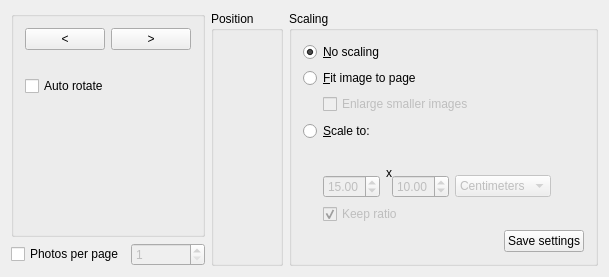
<?xml version="1.0" encoding="UTF-8"?>
<ui version="4.0">
 <class>PrintOptionsPage</class>
 <widget class="QWidget" name="PrintOptionsPage">
  <property name="geometry">
   <rect>
    <x>0</x>
    <y>0</y>
    <width>609</width>
    <height>277</height>
   </rect>
  </property>
  <property name="windowTitle">
   <string>Image Settings</string>
  </property>
  <layout class="QHBoxLayout" name="horizontalLayout">
   <item>
    <layout class="QGridLayout" name="gridLayout_3">
     <item row="0" column="0" colspan="2">
      <widget class="QGroupBox" name="groupBox_2">
       <property name="sizePolicy">
        <sizepolicy hsizetype="Preferred" vsizetype="Expanding">
         <horstretch>0</horstretch>
         <verstretch>0</verstretch>
        </sizepolicy>
       </property>
       <layout class="QGridLayout" name="gridLayout">
        <item row="4" column="0">
         <spacer name="verticalSpacer">
          <property name="orientation">
           <enum>Qt::Vertical</enum>
          </property>
          <property name="sizeHint" stdset="0">
           <size>
            <width>20</width>
            <height>25</height>
           </size>
          </property>
         </spacer>
        </item>
        <item row="1" column="0">
         <widget class="QLabel" name="mPreview">
          <property name="text">
           <string/>
          </property>
          <property name="scaledContents">
           <bool>false</bool>
          </property>
          <property name="alignment">
           <set>Qt::AlignCenter</set>
          </property>
         </widget>
        </item>
        <item row="0" column="0">
         <layout class="QHBoxLayout" name="horizontalLayout_4">
          <item>
           <widget class="QPushButton" name="mLeftButton">
            <property name="text">
             <string>&lt;</string>
            </property>
           </widget>
          </item>
          <item>
           <widget class="QPushButton" name="mRightButton">
            <property name="text">
             <string>&gt;</string>
            </property>
           </widget>
          </item>
         </layout>
        </item>
        <item row="2" column="0">
         <widget class="QCheckBox" name="kcfg_PrintAutoRotate">
          <property name="text">
           <string>Auto rotate</string>
          </property>
         </widget>
        </item>
       </layout>
      </widget>
     </item>
     <item row="1" column="0">
      <widget class="QCheckBox" name="mGroupPxP">
       <property name="enabled">
        <bool>true</bool>
       </property>
       <property name="text">
        <string>Photos per page</string>
       </property>
      </widget>
     </item>
     <item row="1" column="1">
      <widget class="QSpinBox" name="mPhotoXPage">
       <property name="enabled">
        <bool>false</bool>
       </property>
       <property name="minimum">
        <number>1</number>
       </property>
      </widget>
     </item>
    </layout>
   </item>
   <item>
    <widget class="QGroupBox" name="mGroupImage">
     <property name="title">
      <string>Position</string>
     </property>
     <layout class="QVBoxLayout" name="verticalLayout_2">
      <item>
       <widget class="QFrame" name="mPositionFrame"/>
      </item>
      <item>
       <spacer name="verticalSpacer_2">
        <property name="orientation">
         <enum>Qt::Vertical</enum>
        </property>
        <property name="sizeHint" stdset="0">
         <size>
          <width>20</width>
          <height>201</height>
         </size>
        </property>
       </spacer>
      </item>
     </layout>
    </widget>
   </item>
   <item>
    <widget class="QGroupBox" name="mGroupScaling">
     <property name="title">
      <string>Scaling</string>
     </property>
     <layout class="QVBoxLayout" name="verticalLayout">
      <item>
       <widget class="QRadioButton" name="mNoScale">
        <property name="text">
         <string>&amp;No scaling</string>
        </property>
        <property name="checked">
         <bool>true</bool>
        </property>
       </widget>
      </item>
      <item>
       <widget class="QRadioButton" name="mScaleToPage">
        <property name="text">
         <string>&amp;Fit image to page</string>
        </property>
        <property name="checked">
         <bool>false</bool>
        </property>
       </widget>
      </item>
      <item>
       <layout class="QHBoxLayout" name="horizontalLayout_3">
        <item>
         <spacer>
          <property name="orientation">
           <enum>Qt::Horizontal</enum>
          </property>
          <property name="sizeType">
           <enum>QSizePolicy::Fixed</enum>
          </property>
          <property name="sizeHint" stdset="0">
           <size>
            <width>20</width>
            <height>20</height>
           </size>
          </property>
         </spacer>
        </item>
        <item>
         <widget class="QCheckBox" name="kcfg_PrintEnlargeSmallerImages">
          <property name="enabled">
           <bool>false</bool>
          </property>
          <property name="text">
           <string>Enlarge smaller images</string>
          </property>
         </widget>
        </item>
        <item>
         <spacer>
          <property name="orientation">
           <enum>Qt::Horizontal</enum>
          </property>
          <property name="sizeType">
           <enum>QSizePolicy::Expanding</enum>
          </property>
          <property name="sizeHint" stdset="0">
           <size>
            <width>188</width>
            <height>21</height>
           </size>
          </property>
         </spacer>
        </item>
       </layout>
      </item>
      <item>
       <widget class="QRadioButton" name="mScaleTo">
        <property name="text">
         <string>&amp;Scale to:</string>
        </property>
       </widget>
      </item>
      <item>
       <layout class="QGridLayout" name="gridLayout_2">
        <item row="0" column="0" rowspan="2">
         <spacer>
          <property name="orientation">
           <enum>Qt::Horizontal</enum>
          </property>
          <property name="sizeType">
           <enum>QSizePolicy::Fixed</enum>
          </property>
          <property name="sizeHint" stdset="0">
           <size>
            <width>20</width>
            <height>20</height>
           </size>
          </property>
         </spacer>
        </item>
        <item row="0" column="2" rowspan="2" colspan="2">
         <widget class="QLabel" name="textLabel2">
          <property name="text">
           <string comment="Dimension separator, as in: '15 x 10 centimeters'">x</string>
          </property>
          <property name="wordWrap">
           <bool>false</bool>
          </property>
         </widget>
        </item>
        <item row="0" column="5" rowspan="2">
         <spacer name="horizontalSpacer">
          <property name="orientation">
           <enum>Qt::Horizontal</enum>
          </property>
          <property name="sizeHint" stdset="0">
           <size>
            <width>40</width>
            <height>20</height>
           </size>
          </property>
         </spacer>
        </item>
        <item row="1" column="1">
         <widget class="QDoubleSpinBox" name="kcfg_PrintWidth">
          <property name="enabled">
           <bool>false</bool>
          </property>
          <property name="value">
           <double>15.000000000000000</double>
          </property>
         </widget>
        </item>
        <item row="1" column="3">
         <widget class="QDoubleSpinBox" name="kcfg_PrintHeight">
          <property name="enabled">
           <bool>false</bool>
          </property>
          <property name="value">
           <double>10.000000000000000</double>
          </property>
         </widget>
        </item>
        <item row="1" column="4">
         <widget class="KComboBox" name="kcfg_PrintUnit">
          <property name="enabled">
           <bool>false</bool>
          </property>
          <property name="currentIndex">
           <number>1</number>
          </property>
          <item>
           <property name="text">
            <string>Millimeters</string>
           </property>
          </item>
          <item>
           <property name="text">
            <string>Centimeters</string>
           </property>
          </item>
          <item>
           <property name="text">
            <string>Inches</string>
           </property>
          </item>
         </widget>
        </item>
        <item row="2" column="1" colspan="5">
         <layout class="QHBoxLayout" name="horizontalLayout_2">
          <item>
           <widget class="QCheckBox" name="kcfg_PrintKeepRatio">
            <property name="enabled">
             <bool>false</bool>
            </property>
            <property name="text">
             <string>Keep ratio</string>
            </property>
            <property name="checked">
             <bool>true</bool>
            </property>
           </widget>
          </item>
          <item>
           <spacer>
            <property name="orientation">
             <enum>Qt::Horizontal</enum>
            </property>
            <property name="sizeType">
             <enum>QSizePolicy::Expanding</enum>
            </property>
            <property name="sizeHint" stdset="0">
             <size>
              <width>16</width>
              <height>20</height>
             </size>
            </property>
           </spacer>
          </item>
         </layout>
        </item>
       </layout>
      </item>
      <item>
       <layout class="QHBoxLayout" name="horizontalLayout_5">
        <item>
         <spacer name="horizontalSpacer_4">
          <property name="orientation">
           <enum>Qt::Horizontal</enum>
          </property>
          <property name="sizeHint" stdset="0">
           <size>
            <width>98</width>
            <height>20</height>
           </size>
          </property>
         </spacer>
        </item>
        <item>
         <widget class="QPushButton" name="mSaveSettings">
          <property name="text">
           <string>Save settings</string>
          </property>
         </widget>
        </item>
       </layout>
      </item>
     </layout>
    </widget>
   </item>
  </layout>
 </widget>
 <layoutdefault spacing="6" margin="11"/>
 <pixmapfunction>qPixmapFromMimeSource</pixmapfunction>
 <customwidgets>
  <customwidget>
   <class>KComboBox</class>
   <extends>QComboBox</extends>
   <header>kcombobox.h</header>
  </customwidget>
 </customwidgets>
 <includes>
  <include location="local">kcombobox.h</include>
  <include location="local">knuminput.h</include>
  <include location="local">knuminput.h</include>
  <include location="local">kcombobox.h</include>
 </includes>
 <resources/>
 <connections>
  <connection>
   <sender>mScaleTo</sender>
   <signal>toggled(bool)</signal>
   <receiver>kcfg_PrintUnit</receiver>
   <slot>setEnabled(bool)</slot>
   <hints>
    <hint type="sourcelabel">
     <x>38</x>
     <y>286</y>
    </hint>
    <hint type="destinationlabel">
     <x>222</x>
     <y>315</y>
    </hint>
   </hints>
  </connection>
  <connection>
   <sender>mScaleTo</sender>
   <signal>toggled(bool)</signal>
   <receiver>kcfg_PrintKeepRatio</receiver>
   <slot>setEnabled(bool)</slot>
   <hints>
    <hint type="sourcelabel">
     <x>38</x>
     <y>286</y>
    </hint>
    <hint type="destinationlabel">
     <x>334</x>
     <y>316</y>
    </hint>
   </hints>
  </connection>
  <connection>
   <sender>mScaleToPage</sender>
   <signal>toggled(bool)</signal>
   <receiver>kcfg_PrintEnlargeSmallerImages</receiver>
   <slot>setEnabled(bool)</slot>
   <hints>
    <hint type="sourcelabel">
     <x>38</x>
     <y>228</y>
    </hint>
    <hint type="destinationlabel">
     <x>65</x>
     <y>256</y>
    </hint>
   </hints>
  </connection>
  <connection>
   <sender>mScaleTo</sender>
   <signal>toggled(bool)</signal>
   <receiver>kcfg_PrintWidth</receiver>
   <slot>setEnabled(bool)</slot>
   <hints>
    <hint type="sourcelabel">
     <x>38</x>
     <y>286</y>
    </hint>
    <hint type="destinationlabel">
     <x>65</x>
     <y>314</y>
    </hint>
   </hints>
  </connection>
  <connection>
   <sender>mScaleTo</sender>
   <signal>toggled(bool)</signal>
   <receiver>kcfg_PrintHeight</receiver>
   <slot>setEnabled(bool)</slot>
   <hints>
    <hint type="sourcelabel">
     <x>38</x>
     <y>286</y>
    </hint>
    <hint type="destinationlabel">
     <x>150</x>
     <y>314</y>
    </hint>
   </hints>
  </connection>
  <connection>
   <sender>mGroupScaling</sender>
   <signal>toggled(bool)</signal>
   <receiver>mSaveSettings</receiver>
   <slot>setDisabled(bool)</slot>
   <hints>
    <hint type="sourcelabel">
     <x>267</x>
     <y>223</y>
    </hint>
    <hint type="destinationlabel">
     <x>267</x>
     <y>305</y>
    </hint>
   </hints>
  </connection>
  <connection>
   <sender>mGroupPxP</sender>
   <signal>toggled(bool)</signal>
   <receiver>mGroupScaling</receiver>
   <slot>setDisabled(bool)</slot>
   <hints>
    <hint type="sourcelabel">
     <x>69</x>
     <y>401</y>
    </hint>
    <hint type="destinationlabel">
     <x>255</x>
     <y>200</y>
    </hint>
   </hints>
  </connection>
  <connection>
   <sender>mGroupPxP</sender>
   <signal>toggled(bool)</signal>
   <receiver>mGroupImage</receiver>
   <slot>setDisabled(bool)</slot>
   <hints>
    <hint type="sourcelabel">
     <x>69</x>
     <y>401</y>
    </hint>
    <hint type="destinationlabel">
     <x>198</x>
     <y>51</y>
    </hint>
   </hints>
  </connection>
  <connection>
   <sender>mGroupPxP</sender>
   <signal>toggled(bool)</signal>
   <receiver>mPhotoXPage</receiver>
   <slot>setEnabled(bool)</slot>
   <hints>
    <hint type="sourcelabel">
     <x>104</x>
     <y>355</y>
    </hint>
    <hint type="destinationlabel">
     <x>235</x>
     <y>355</y>
    </hint>
   </hints>
  </connection>
 </connections>
</ui>
